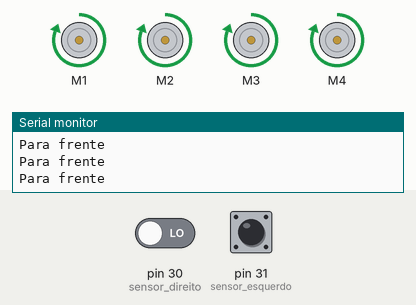
Simulated run of this sketch. Board: Arduino Mega 2560, built with avr-gcc and run on an emulated ATmega2560. On the bench: 4 × DC motor (green arrow = forward, orange = backward, longer = faster), the last lines printed to the serial monitor. Inputs (shaded band) come from the test bench; at power-on: pin 30 (sensor_direito) LOW, pin 31 (sensor_esquerdo) LOW.

Above: at 1.2 s.
1.3 s: pin 30 (sensor_direito) driven HIGH
At 1.8 s:
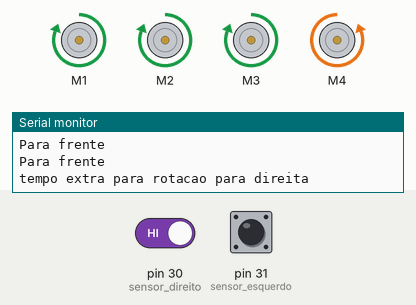
2.8 s: pin 31 (sensor_esquerdo) driven HIGH
At 3.6 s:
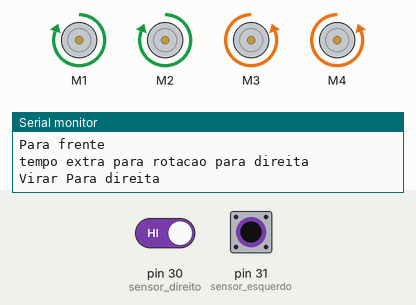
5.8 s: pin 30 (sensor_direito) driven LOW
At 7.9 s:
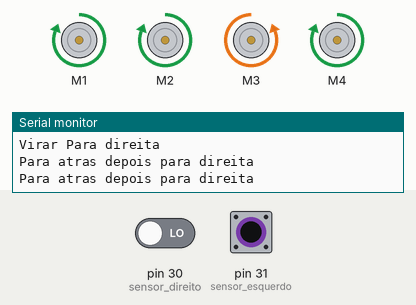
8.8 s: pin 31 (sensor_esquerdo) driven LOW
At 11.5 s:
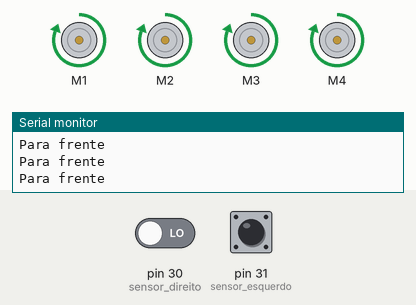
11.8 s: pin 31 (sensor_esquerdo) pulsed HIGH 2 times (0.12 s each, 0.3 s apart)
At 12.2 s:
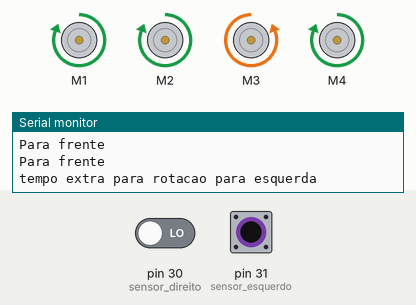
15.4 s: pin 31 (sensor_esquerdo) pulsed HIGH 5 times (0.12 s each, 0.3 s apart)
Timing chart, 0 to 43.0 s (numbered marks = the images above; inputs shaded):
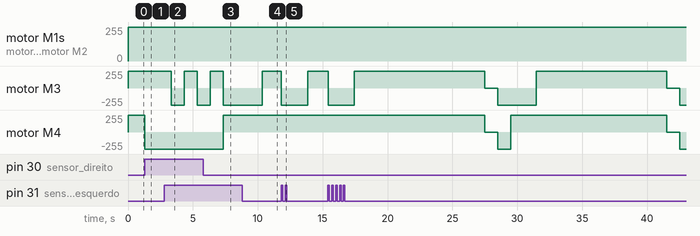

Measured:
- after the input at 1.3 s, motor M4: forward 255/255 → backward 255/255 at once
- after the input at 2.8 s, motor M3: forward 255/255 → backward 255/255 after 0.55 s, → forward 255/255 1.0 s later, → backward 255/255 1.0 s later
- after the input at 5.8 s, motor M3: goes on until 7.4 s, then stays backward 255/255; motor M4: backward 255/255 → forward 255/255 after 1.6 s
- after the input at 8.8 s, motor M3: backward 255/255 → forward 255/255 after 1.6 s
- after the input at 11.8 s, motor M3: forward 255/255 → backward 255/255 at once, → forward 255/255 2.0 s later

The sketch:

sketch_robo_arduino.ino
```cpp
// Programa : Robo Limpeza com Arduino
// Autor : César Cruz

#include <AFMotor.h>

AF_DCMotor motor_dianteiro(1);
AF_DCMotor motor_aspirador(2);
AF_DCMotor motor_traseiro_esquerdo(3);
AF_DCMotor motor_traseiro_direiro(4);
const int sensor_direito = 30;
const int sensor_esquerdo = 31;
String ultima_acao = "";
long inicio_acao = 0;
long tempo_maximo_acao = 10000;
long tempo_minimo_acao = 2000;


void setup()
{
  Serial.begin(9600);
  motor_dianteiro.setSpeed(255);
  motor_aspirador.setSpeed(255);
  motor_traseiro_esquerdo.setSpeed(255);
  motor_traseiro_direiro.setSpeed(255);
  pinMode(sensor_esquerdo, INPUT);
  pinMode(sensor_direito, INPUT);

  motor_dianteiro.run(FORWARD);
  motor_aspirador.run(FORWARD);
}

void loop()
{
  boolean virarParaEsquerda = digitalRead(sensor_esquerdo) == HIGH;
  boolean virarParaDireita = digitalRead(sensor_direito) == HIGH;
  String nova_acao = "";

  if(virarParaEsquerda && virarParaDireita){
    nova_acao = "Para atras depois para direita";
    ligarMotoresTraseiro(BACKWARD);
    delay(1000);
    virarDireita();
    delay(1000);
  }else if(virarParaDireita){
    nova_acao =  "Virar Para direita";
    virarDireita();
    if(millis() - inicio_acao < tempo_minimo_acao){
      Serial.println("tempo extra para rotacao para direita");
      delay(2000);
    }else{
      delay(1000);
    }
  }else if(virarParaEsquerda){
    nova_acao = "Virar Para esquerda";
    virarEsquerda();
    if(millis() - inicio_acao < tempo_minimo_acao){
      Serial.println("tempo extra para rotacao para esquerda");
      delay(2000);
    }else{
      delay(1000);
    }
  }else{
    nova_acao = "Para frente";
    ligarMotoresTraseiro(FORWARD);
    delay(10);
  }

  if(nova_acao == ultima_acao){

    if(millis() - inicio_acao > tempo_maximo_acao){
      ultima_acao = "Seguranca: Ir para atras depois para esquerda";
      desligarMotoresTraseiro();
      delay(1000);
      ligarMotoresTraseiro(BACKWARD);
      delay(1000);
      virarEsquerda();
      delay(2000);
      inicio_acao = millis();
    }

  }else{
    ultima_acao = nova_acao;
    inicio_acao = millis();
  }

  Serial.println(ultima_acao);
}

void ligarMotoresTraseiro(int direcao){
  motor_traseiro_esquerdo.run(direcao);
  motor_traseiro_direiro.run(direcao);
}

void desligarMotoresTraseiro(){
    motor_traseiro_esquerdo.run(RELEASE);
    motor_traseiro_direiro.run(RELEASE);
}

void virarDireita(){
  desligarMotoresTraseiro();
  motor_traseiro_esquerdo.run(FORWARD);
  motor_traseiro_direiro.run(BACKWARD);
}

void virarEsquerda(){
  desligarMotoresTraseiro();
  motor_traseiro_esquerdo.run(BACKWARD);
  motor_traseiro_direiro.run(FORWARD);
}
```
